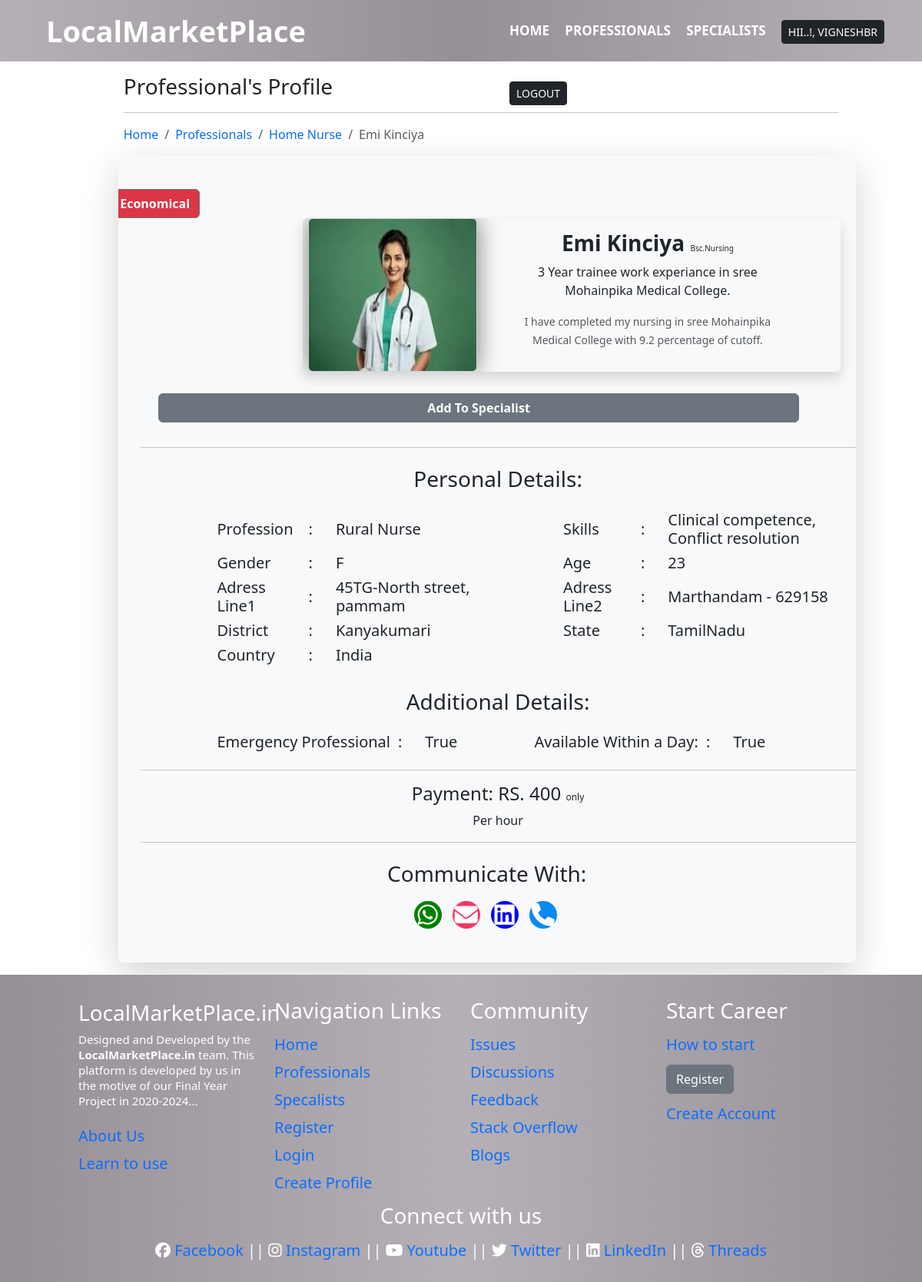
/professionals/Home Nurse/Emi Kinciya (signed in), run on the app's committed database.
### app_layouts/models.py (models this page shows, shortened)
class professionals(models.Model):
    Profession=models.ForeignKey(Profession,on_delete=models.CASCADE)
    Name=models.CharField(max_length=150,null=False,blank=False)
    Image=models.ImageField(upload_to=getFileName,null=True,blank=True)
    My_Profession=models.CharField(max_length=150,null=False,blank=False)
    About_me=models.TextField(max_length=1000,null=False,blank=False)
    Qualification=models.CharField(max_length=1000,null=False,blank=False)
    Skills=models.CharField(max_length=1000,null=False,blank=False)
    Experiance=models.TextField(max_length=750,null=True,blank=True)
    Address_1=models.CharField(max_length=150,null=False,blank=False)
    Address_2=models.CharField(max_length=150,null=False,blank=False)
    District=models.CharField(max_length=150,null=False,blank=False)
    State=models.CharField(max_length=150,null=False,blank=False)
    Country=models.CharField(max_length=150,null=False,blank=False)
    GENDER_CHOICES = (
   ('M', 'Male'),
   ('F', 'Female'),
   ('O', 'Other')
    )
    Gender = models.CharField(choices=GENDER_CHOICES, max_length=128)
    Age=models.PositiveIntegerField(max_length=2,null=False,blank=False)
    Payment=models.PositiveIntegerField(max_length=5,null=False,blank=False)
    Adhar_number=models.CharField(max_length=12,null=False,blank=False)
    Adhar_image=models.ImageField(upload_to=getFileName,null=False,blank=False)
    Phone_number=models.CharField(max_length=10,null=False,blank=False)
    WhatsApp_number=models.CharField(max_length=10,null=False,blank=False)
    Email=models.EmailField(null=False,blank=False)
    Linkedin=models.URLField(max_length=150,null=True,blank=True)
    Status=models.BooleanField(default=False,help_text="0-show status || 1- hidden")
    Availabe_any_time=models.BooleanField(default=True,help_text="If Available Click Checkbox")
    Emergant_freelancer=models.BooleanField(default=True,help_text="If You Are A Emergent Worker Click Checkbox")
    Created_at=models.DateTimeField(auto_now_add=True)

class Profession(models.Model):
    Profession_category=models.CharField(max_length=150,null=False,blank=False)
    Image=models.ImageField(upload_to=getFileName,null=True,blank=True)
    Description=models.TextField(max_length=750,null=True,blank=True)
    Status=models.BooleanField(default=False,help_text="0-show status || 1- hidden")
    Emergant_freelancer=models.BooleanField(default=True,help_text="0-show status || 1- hidden")
    Created_at=models.DateTimeField(auto_now_add=True)
    def __str__(self):
        return self.Profession_category

### app_layouts/views.py (the view)
# urls.py: path('professionals/<str:cname>/<str:proname>',views.pro_details,name='pro_details'),
def pro_details(request,cname,proname):
        if(Profession.objects.filter(Profession_category=cname,Status=1)):
            if(professionals.objects.filter(Name=proname,Status=1)):
                if request.user.is_authenticated:
                    pro_details=professionals.objects.filter(Name=proname,Status=1)
                    return render(request,'pro_details.html',{'pro_details':pro_details})
                else:
                    messages.warning(request,"Please SignIn To Continue.")
                    return redirect('/signin')
            else:
                messages.warning(request,"No Such Professionals In Our Platform.")
                return redirect('/professionals')
        else:
            messages.warning(request,"No Such Professionals In Our Platform.")
            return redirect('/professionals')

### app_layouts/templates/pro_details.html (shortened to what this page needs)
{% extends 'default_page.html' %}
{% block title %}
{% load static %}
<link rel="stylesheet" href="{%static 'pro_detail.css'%}">
<link rel="stylesheet" href="https://cdnjs.cloudflare.com/ajax/libs/font-awesome/6.5.2/css/all.min.css" />
{% endblock title %}
{% block body %}
{% include 'navbar.html' %}
<div class="container">
    <div class="row">
        <div class="col-md-12">
            <h3 style="margin-left: 23px;">Professional's Profile</h3>
            <hr style="margin-left: 23px; width: 930px;">
            {% for i in pro_details %}
            <nav aria-label="breadcrumb" style="margin-left: 23px;">
                <ol class="breadcrumb">
                    <li class="breadcrumb-item"><a href="{% url 'home' %}" style="text-decoration: none;">Home</a></li>
                    <li class="breadcrumb-item"><a href="{% url 'professionals' %}" style="text-decoration: none;">Professionals</a></li>
                    <li class="breadcrumb-item"><a href="{% url 'professionals' i.Profession %}" style="text-decoration: none;">{{i.Profession}}</a></li>
                    <li class="breadcrumb-item active" aria-current="page">{{i.Name}}</li>
                </ol>
            </nav>
            <div class="col-md-4">
                <div class="card shadow-lg m-3 border border-0 bg-body-tertiary rounded" style="height: 1050px; width: 960px;">
                    {% if i.Payment < 1000 %}
                    <div class="pic-box" style="margin-left: -90%;">
                        <div class="ecom">
                            <button type="button" class="btn btn-secondary bg-danger"><b>Economical</b></button>
                        </div>
                    </div>
                    {% endif %}
                    <div class="card mb-3 my-0 border border-0 shadow mb-3 bg-body-tertiary rounded" style="max-width: 700px;">
                        <div class="row g-0">
                            <div class="col-md-4">
                                <img src="{{i.Image.url}}" class="card" alt="{{i.Name}}" style="height: 200px; width: 220px; margin-left: -45px;">
                            </div>
                            <div class="col-md-8">
                                <div class="card-body">
                                    <h3 class="card-title"><b>{{i.Name}}</b> <span style="font-size: 10px;">{{i.Qualification}}</span></h3>
                                    <p class="card-text">{{i.Experiance}}</p>
                                    <p class="card-text"><small class="text-body-secondary">{{i.About_me}}</small></p>
                                </div>
                            </div>
                        </div>
                    </div>
                    <div class="main-text" style="margin-top: -80px;">
                        <div class="info">
                            <div class="add_to_spec" style="margin-top: -20px; margin-left: -50px;">
                                <form>
                                <div class="add_button">
                                    <div class="row">
                                        <button id="btnspc" type="button" class="btn btn-secondary my-3" style="color: white;"><b>Add To Specialist</b></button>
                                    </div>
                                </div>
                                </form>
                            </div>
                            <table>
                                <hr>
                                <h3 style="text-align: center;" class="my-4">Personal Details:</h3>
                                <tr>
                                    <td style="padding-left: 100px;"><h5>Profession</h5></td>
                                    <td style="padding-left: 10px;"><h5> :</h5></td>
                                    <td style="padding-left: 30px;"><h5>{{i.My_Profession}} </h5></td>
                                    <td style="padding-left: 100px;"><h5>Skills</h5></td>
                                    <td style="padding-left: 10px;"><h5> :</h5></td>
                                    <td style="padding-left: 30px;"><h5>{{i.Skills}} </h5></td>
                                </tr>
                                <tr>
                                    <td style="padding-left: 100px;"><h5>Gender</h5></td>
                                    <td style="padding-left: 10px;"><h5> :</h5></td>
                                    <td style="padding-left: 30px;"><h5>{{i.Gender}} </h5></td>
                                    <td style="padding-left: 100px;"><h5>Age</h5></td>
                                    <td style="padding-left: 10px;"><h5> :</h5></td>
                                    <td style="padding-left: 30px;"><h5>{{i.Age}} </h5></td>
                                </tr>
                                <tr>
                                    <td style="padding-left: 100px;"><h5>Adress Line1</h5></td>
                                    <td style="padding-left: 10px;"><h5> :</h5></td>
                                    <td style="padding-left: 30px;"><h5>{{i.Address_1}} </h5></td>
                                    <td style="padding-left: 100px;"><h5>Adress Line2</h5></td>
                                    <td style="padding-left: 10px;"><h5> :</h5></td>
                                    <td style="padding-left: 30px;"><h5>{{i.Address_2}} </h5></td>
                                </tr>
                                <tr>
                                    <td style="padding-left: 100px;"><h5>District</h5></td>
                                    <td style="padding-left: 10px;"><h5> :</h5></td>
                                    <td style="padding-left: 30px;"><h5>{{i.District}} </h5></td>
                                    <td style="padding-left: 100px;"><h5>State</h5></td>
                                    <td style="padding-left: 10px;"><h5> :</h5></td>
                                    <td style="padding-left: 30px;"><h5>{{i.State}} </h5></td>
                                </tr>
                                <tr>
                                    <td style="padding-left: 100px;"><h5>Country</h5></td>
                                    <td style="padding-left: 10px;"><h5> :</h5></td>
                                    <td style="padding-left: 30px;"><h5>{{i.Country}} </h5></td>
                                </tr>
                            </table>
                            <table>
                                <h3 style="text-align: center;" class="my-4">Additional Details:</h3>
                                <td style="padding-left: 100px;"><h5>Emergency Professional</h5></td>
                                    <td style="padding-left: 10px;"><h5> :</h5></td>
                                    <td style="padding-left: 30px;"><h5>{{i.Emergant_freelancer}} </h5></td>
                                    <td style="padding-left: 100px;"><h5>Available Within a Day:</h5></td>
                                    <td style="padding-left: 10px;"><h5> :</h5></td>
                                    <td style="padding-left: 30px;"><h5>{{i.Availabe_any_time}} </h5></td>
                            </table>
                            <hr>
                            <span style="text-align: center;" class="my-4"><h4>Payment: RS. {{i.Payment}} <small style="font-size: 12px;">only</small></h4><p>Per hour</p></span>
                            <hr>
                        </div>
                    </div>
                    <h3 style="text-align: center;" class="my-2">Communicate With:</h3>
                    <div class="socials">
                        <li style="padding-left: 5px;"><a href="http://wa.me/{{i.Phone_number}}" class="whatsapp" target="_blank"><i class="fa-brands fa-whatsapp"></i></a></li>
                        <li style="padding-left: 5px;"><a href="mailto:{{i.Email}}" class="mailmessage" target="_blank"><i class="fa-solid fa-envelope"></i> </a></li>
                        <li style="padding-left: 5px;"><a href="{{i.Linkedin}}" class="linkedin" target="_blank"><i class="fa-brands fa-linkedin"></i></a></li>
                        <li style="padding-left: 5px;"><a href="tel:+{{i.Phone_number}}" class="phone" target="_blank"><i class="fa-solid fa-phone"></i></a></li>
                    </div>
                </div>
            </div>
            {% endfor %}
        </div>
    </div>
</div>
{% include 'footer.html' %}
{% endblock body %}

### app_layouts/templates/navbar.html (shortened to what this page needs)
{% extends 'default_page.html' %}
{% block body%}
{% block navbar %}
{% load static %}
<link rel="stylesheet" href="{% static 'Navbar.css' %}">
<nav class="nb sticky-top">
        <label class="logo">LocalMarketPlace</label>
        <ul>
            <li><a class="" href="{% url 'home' %}">Home</a></li>
            <li><a href="{% url 'professionals' %}">Professionals</a></li>
            <li><a href="{% url 'specalists' %}">Specialists</a></li>
            {% if request.user.is_authenticated %}
                <li><a href="#" class="btn btn-dark btn-sm">Hii..!, {{request.user}}</a></li>
                <li><a href="{% url 'logout' %}" onclick="return confirm('Are You Sure to Logout')" class="btn btn-dark btn-sm">Logout</a></li>
            {% else %}
                <li><a href="{% url 'registeration' %}" class="btn btn-dark btn-sm"><b> Register </b></a></li>
                <li><a href="{% url 'login' %}" class="btn btn-dark btn-sm"><b> Login </b></a></li>
            {% endif %}
        </ul>
</nav>
{% endblock navbar %}
{% endblock body%}

### static/pro_detail.css (style rules this page uses)
body { background: #ddd; }
.card { box-shadow: 0 0 30px rgba(0, 0, 0, 0.5); overflow: hidden; border-radius: 15px; height: 830px; text-align: center; justify-content: center; width: 230%; margin-left: 25%; margin-right: 25%; }
.info { text-align: left; margin-top: 10%; margin-left: 3%; }
.socials { margin-top: 10px; display: grid; grid-template-columns: repeat(4,50px); justify-content: center; }
.socials li { list-style: none; padding-left: 10px; padding-right: 10px; }
.socials li a { display: inline-block; width: 36px; height: 36px; display: grid; border-radius: 50px; align-content: center; justify-content: center; text-decoration: none; }
.socials li a i { color: #fff; font-size: 30px; }
.whatsapp { background: green; }
.mailmessage { background: rgb(248, 54, 102); }
.linkedin { background:rgb(4, 4, 245); }
.phone { background: rgb(10, 137, 241); }

### static/Navbar.css (style rules this page uses)
* { padding: 0; margin: 0; text-decoration: none; list-style: none; box-sizing: border-box; }
body { font-family: poppins; }
.nb { background: linear-gradient(to right,#b5b0b6,#968f97,#b5b0b6); height: 80px; width: 100%; }
label.logo { color: white; font-size: 38px; line-height: 80px; padding: 0 100px; font-weight: bold; margin-left: -40px; }
nav ul { float: right; margin-right: -23px; left: none; width: 50%; height: 100%; top: 0; left: -60%; transition: 1s; }
nav ul li { display: inline-block; line-height: 80px; margin: 0 8px; }
nav ul li a { color: white; font-size: 17px; font-weight: bold; text-transform: uppercase; text-decoration: none; }

### static/footer.css (style rules this page uses)
.row { width: 85%; margin: auto; display: flex; flex-wrap: wrap; align-items:flex-start ; justify-content: space-between; }

### data on the page
professionals: Profession "Home Nurse", Name "Emi Kinciya", shows "Economical", Image (picture), Qualification "Bsc.Nursing", Experiance "3 Year trainee work experiance in sree Mohainpika Medical College.", About_me "I have completed my nursing in sree Mohainpika Medical College with 9.2 percentage of cutoff.", My_Profession "Rural Nurse", Skills "Clinical competence, Conflict resolution", Gender "F", Age "23", Address_1 "45TG-North street, pammam", Address_2 "Marthandam - 629158", District "Kanyakumari", State "TamilNadu", Country "India", Emergant_freelancer "True", Availabe_any_time "True", Payment "400"

### other printed values
{{ request.user }} "VIGNESHBR"
